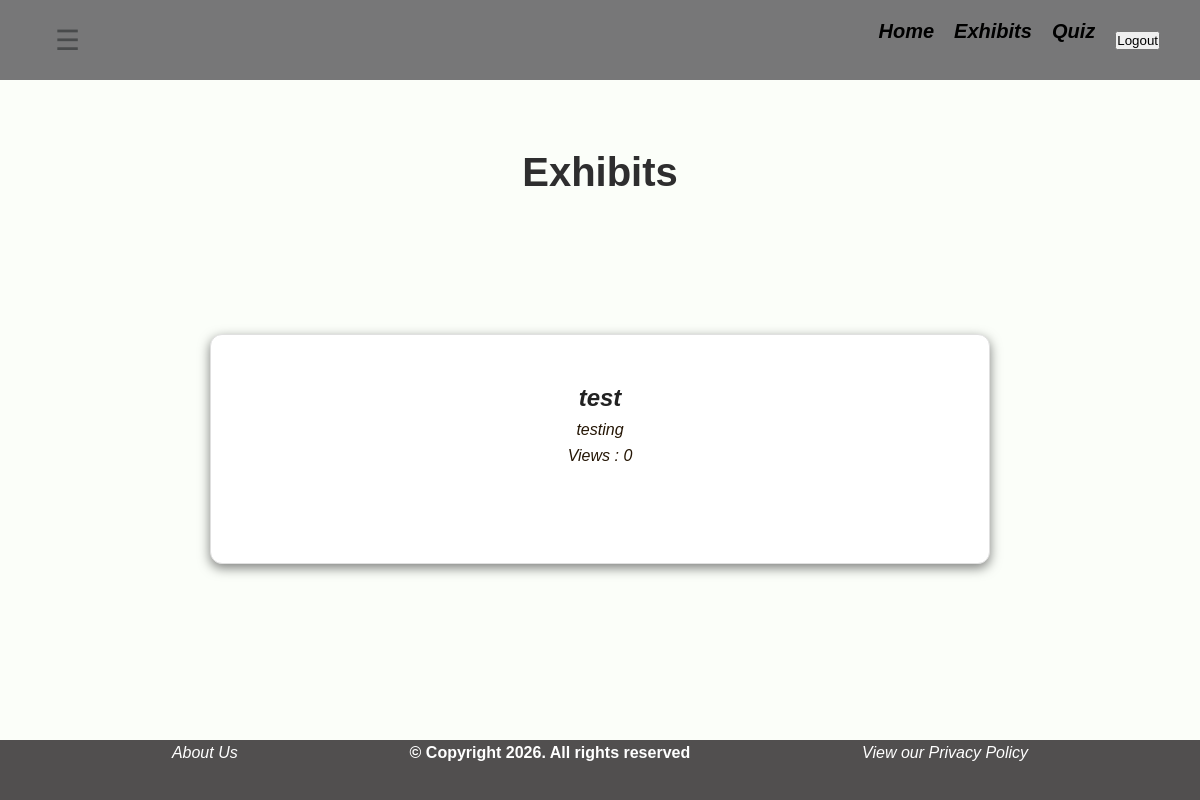
The app's page /exhibit/ (signed in), older data.
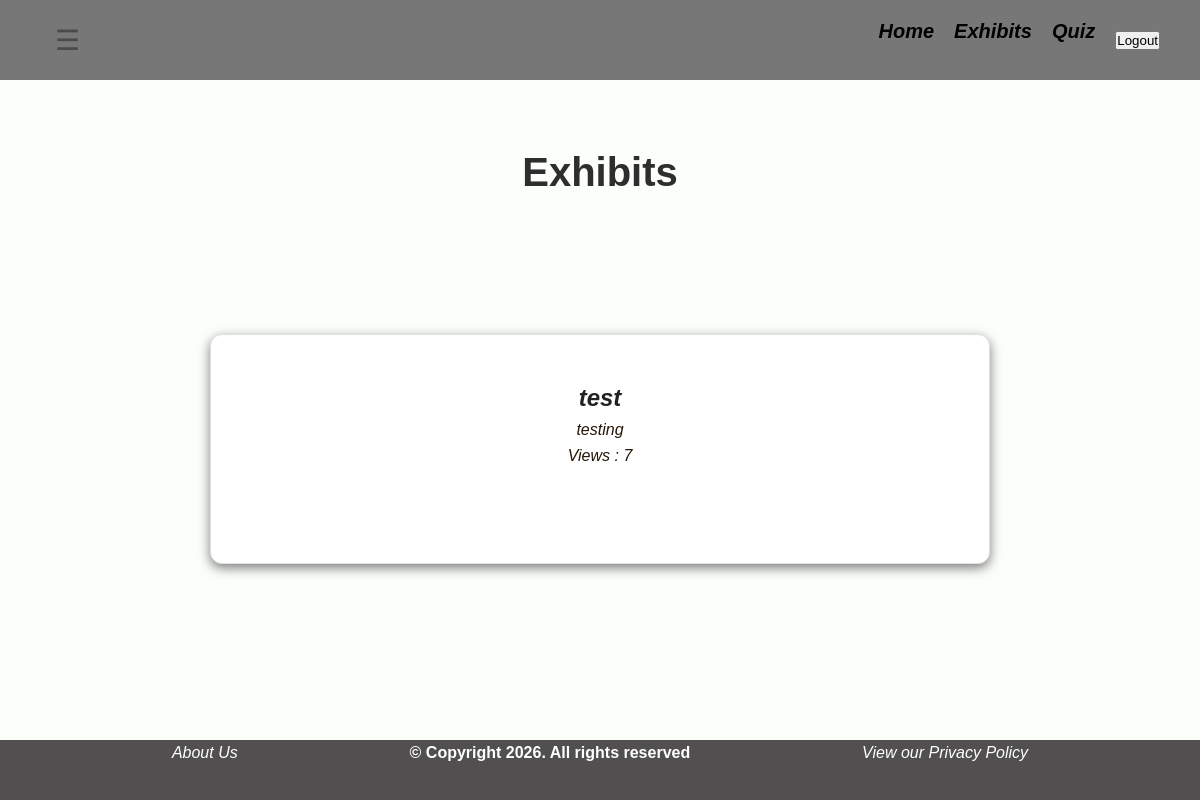
The same page, newer data.
### museumApp/models.py (models this page shows, shortened)
class Exhibit(models.Model):
    exhibitId = models.AutoField(db_column='exhibitId', primary_key=True)
    title = models.TextField(db_column='title', blank=True, null=False)
    domain = models.TextField(db_column='domain', blank=True, null=False)
    backgroundDeploymentContext = models.TextField(db_column='backgroundDeploymentContext', blank=True, null=False)
    intededUse = models.TextField(db_column='intededUse', blank=True, null=False)
    viewNumber = models.IntegerField(db_column='viewNumber', blank=True, null=False)
    class Meta:
        managed = True
        db_table = 'Exhibit'

### museumApp/views_frontend.py (the view)
@login_required
def exhibits(request):
    exhibits = Exhibit.objects.all()
    return render(request, "pages/exhibits.html", {"exhibits": exhibits})

### museumApp/templates/pages/exhibits.html
{% extends "base.html" %}
{%block content %}
    <h1>Exhibits</h1>
    <section>
        {% if exhibits %}
            <ul class="exhibits-grid">
                {% for exhibit in exhibits %}
                    <li class="exhibit-card">
                        <a href="{% url 'single_exhibit' exhibitId=exhibit.exhibitId %}">
                        <h2>{{exhibit.title}}</h2>
                        <p>{{exhibit.domain}}</p>
                        <p>Views : {{exhibit.viewNumber}} </p>
                        </a>
                    </li>
                {% endfor %}
            </ul>
        {% else %}
            <p>No exhibits found.</p>
        {% endif %}
    </section>
    {% endblock %}

Row changes from the older to the newer data that the page shows:
changed Exhibit "test": viewNumber "0" → "7"
